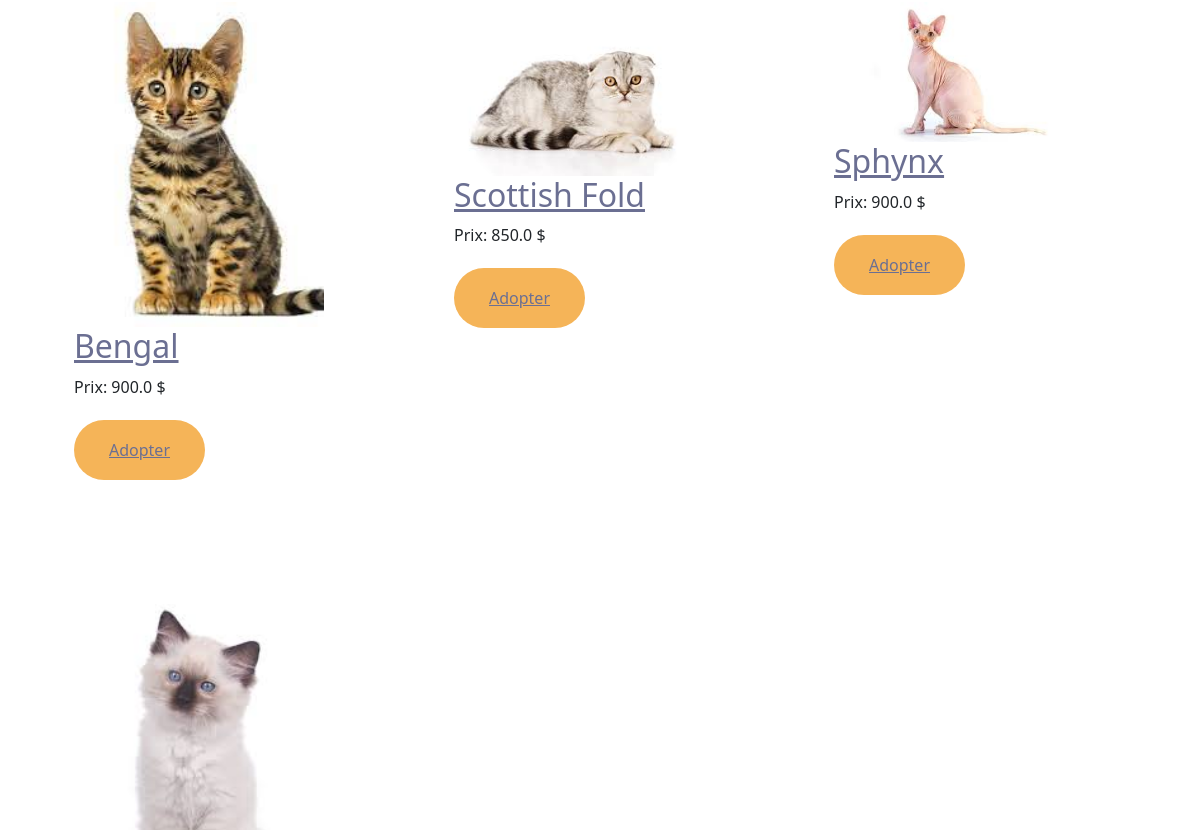
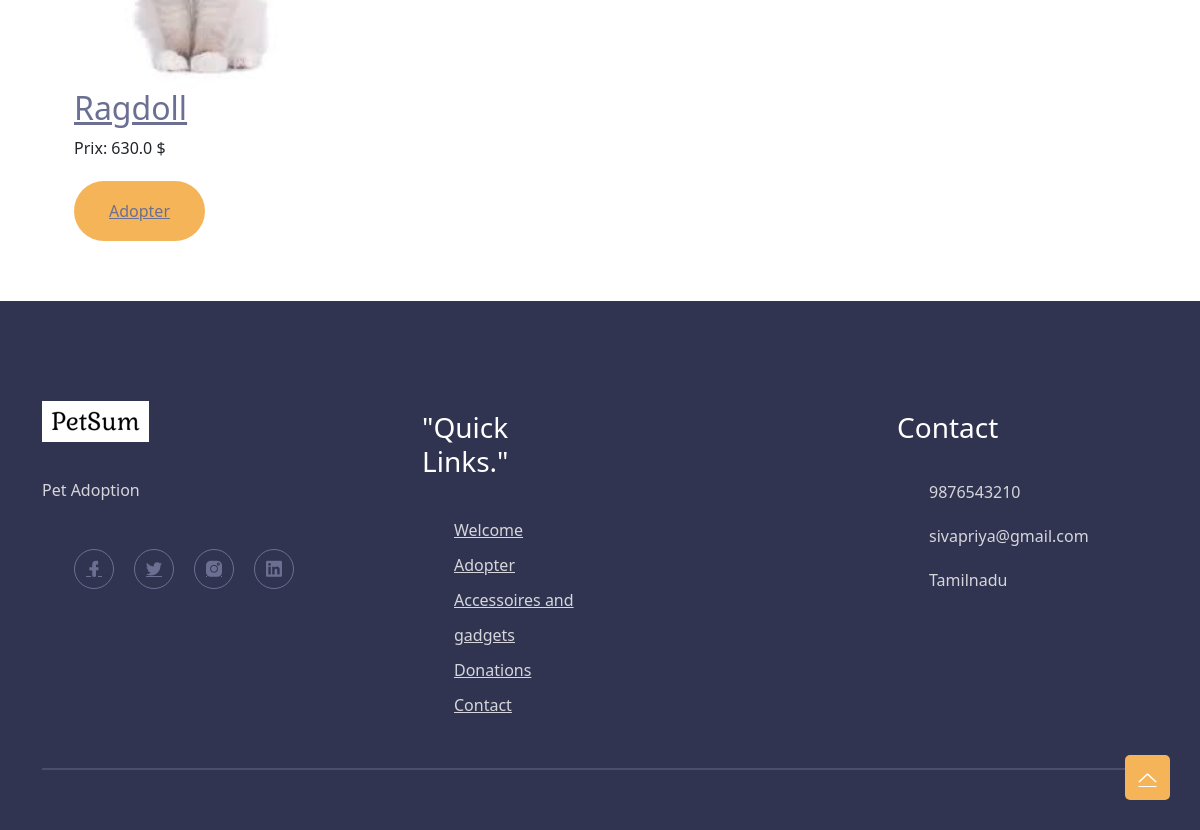
Page /store/ (lower part) on the earlier database version (2 pictures, top to bottom).
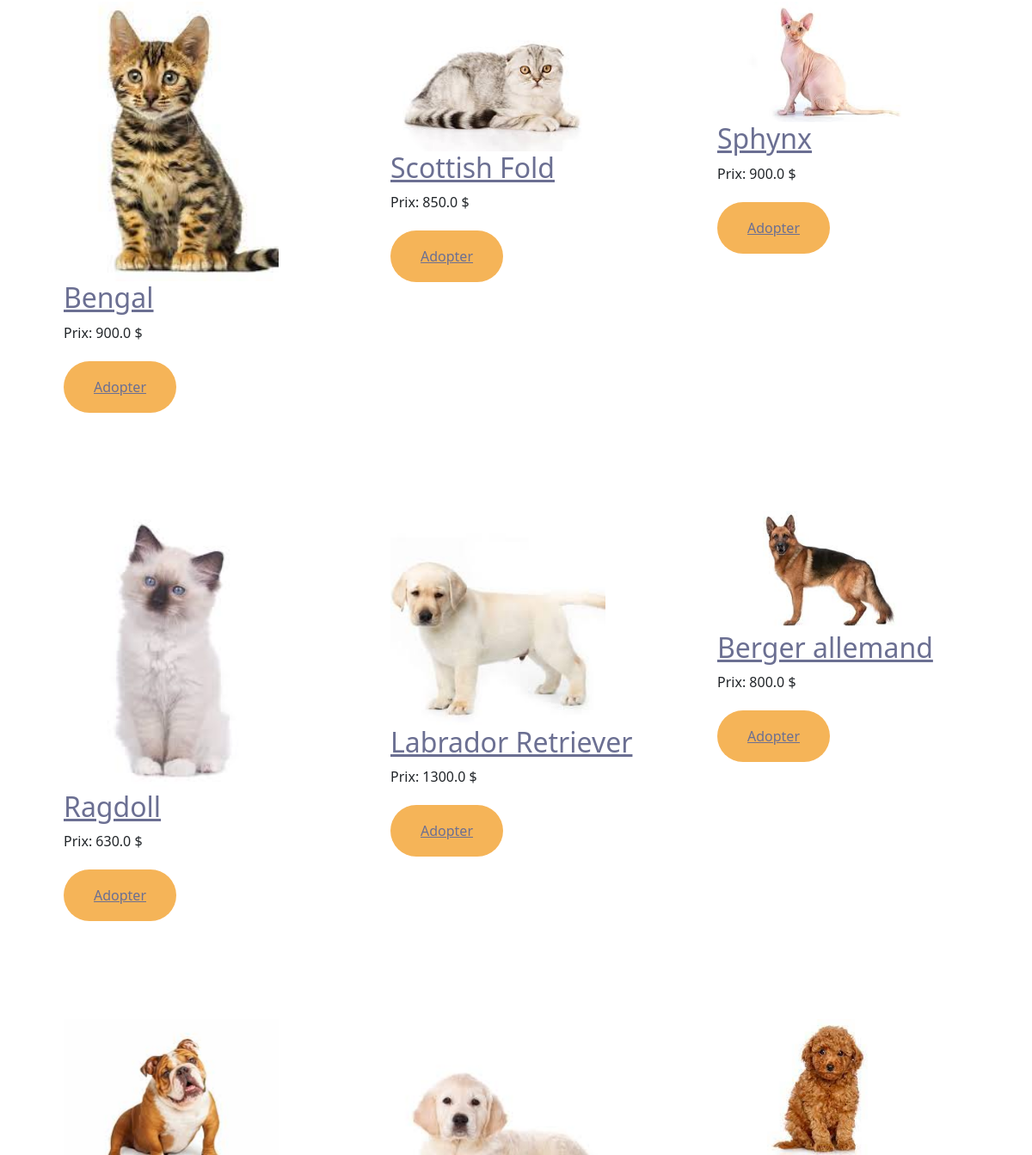
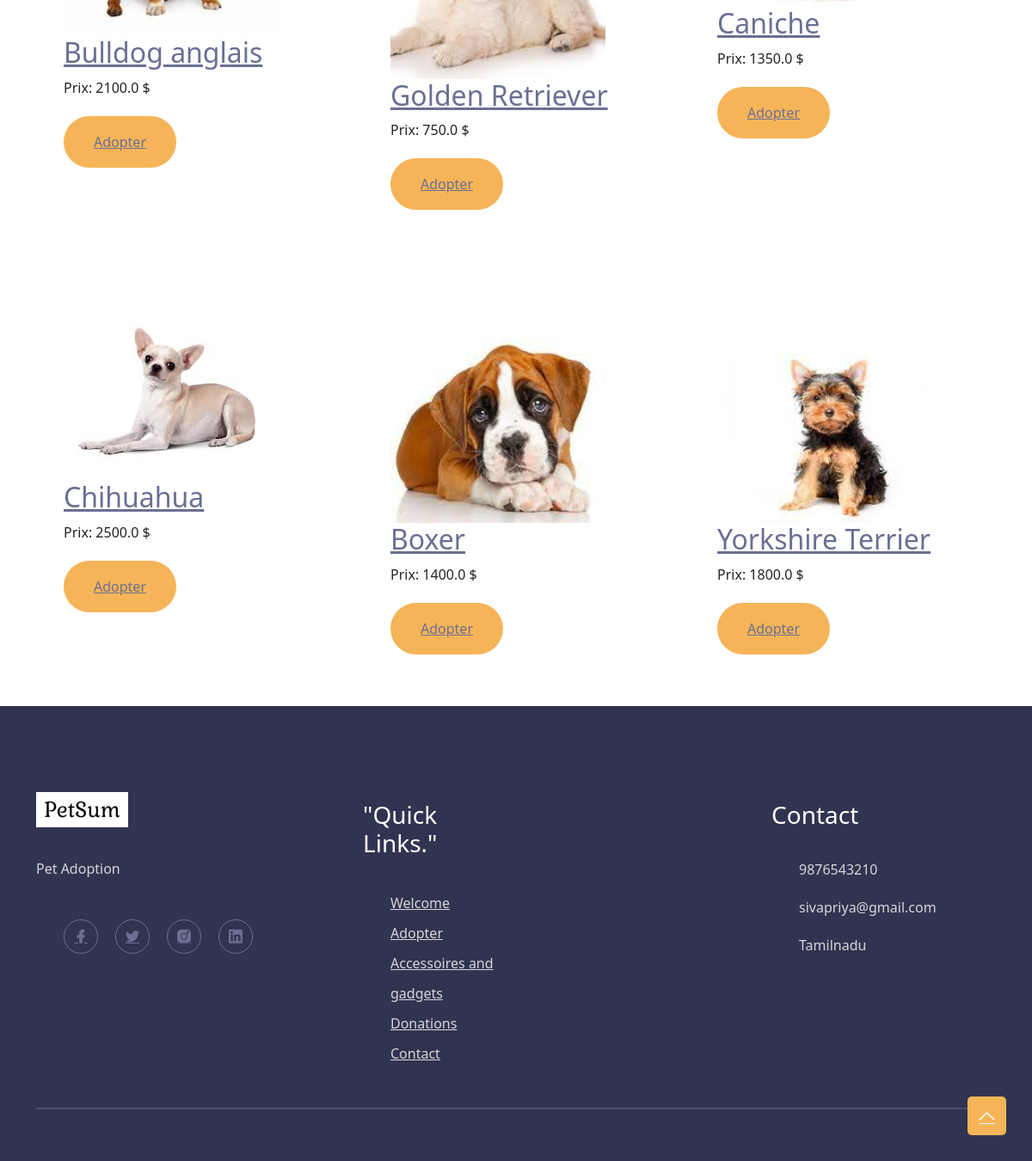
Same page on the later database version (2 pictures, top to bottom).
### item/models.py (models this page shows, shortened)
class Item(models.Model):
    category = models.ForeignKey(Category, related_name='items', on_delete=models.CASCADE)
    name = models.CharField(max_length=255)
    description = models.TextField(blank = True, null=True)
    price = models.FloatField()
    image = models.ImageField(upload_to='item_images', blank=True, null=True)
    is_sold = models.BooleanField(default=False)
    created_by = models.ForeignKey(User, related_name='items',on_delete=models.CASCADE)

### store/views.py (the view)
# urls.py: path('', include('store.urls')),
def store(request):
    if request.user.is_authenticated:
        customer = request.user.customer
        order , created = Order.objects.get_or_create(customer=customer, complete=False)
        items = order.orderitem_set.all()
        cartItems = order.get_cart_items
    else:
        items = []
        order = {'get_cart_total':0 , 'get_cart_items':0}
        cartItems = order['get_cart_items']
    items = Item.objects.filter(is_sold=False).exclude(category_id=4)
    categories = Category.objects.all()
    context={'categories': categories, 'items': items, 'cartItems': cartItems}
    return render(request, 'store/store.html', context)

### store/Templates/store/store.html (shortened to what this page needs)
{% extends 'store/base.html' %}
{% block content %}
    <section class="service-section pt-150">
    <div class="container">
            <div class="row">
            {% for item in items %}
            <div class="col-xl-4 col-md-6 col-sm-12">
                <div class="single-service">
                    <div class="content">
                        <a>
                            <div class = "container">
                                <img src="{{ item.image.url }}" width="250"  height="auto">
                                <a href="{% url 'item:detail' item.id %}"><h2>{{ item.name }}</h2></a>
                                <p>Prix: {{ item.price }} $</p>
                                {% if request.user.is_authenticated %}
                                    <button data-item={{item.id}} data-action="add" class="main-btn btn-hover wow fadeInUp update-cart" data-wow-delay=".6s">Adopter</button>
                                {% else %}
                                    <a href="../login" class="main-btn btn-hover wow fadeInUp update-cart" data-wow-delay=".6s">Adopter</a>
                                {% endif %}
                            </div>
                        </a>
                    </div>
                </div>
            </div>
            {% endfor %}
        </div>
    </div>
</section>
{% endblock content %}

Differences in the rows shown:
added Item: image (picture), name "Labrador Retriever", price "1300.0"
added Item: image (picture), name "Berger allemand", price "800.0"
added Item: image (picture), name "Bulldog anglais", price "2100.0"
added Item: image (picture), name "Golden Retriever", price "750.0"
added Item: image (picture), name "Caniche", price "1350.0"
added Item: image (picture), name "Chihuahua", price "2500.0"
added Item: image (picture), name "Boxer", price "1400.0"
added Item: image (picture), name "Yorkshire Terrier", price "1800.0"
